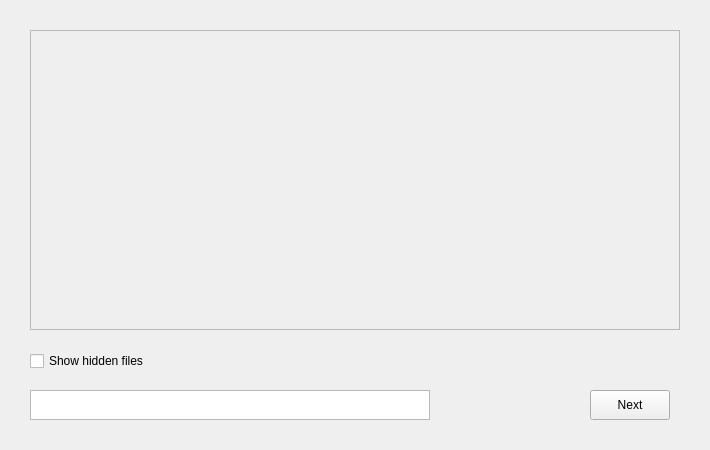
<?xml version="1.0" encoding="UTF-8"?>
<ui version="4.0">
 <class>Picker</class>
 <widget class="QWidget" name="Picker">
  <property name="geometry">
   <rect>
    <x>0</x>
    <y>0</y>
    <width>710</width>
    <height>450</height>
   </rect>
  </property>
  <widget class="QTextEdit" name="Path">
   <property name="geometry">
    <rect>
     <x>30</x>
     <y>390</y>
     <width>400</width>
     <height>30</height>
    </rect>
   </property>
  </widget>
  <widget class="QPushButton" name="ImportButton">
   <property name="geometry">
    <rect>
     <x>590</x>
     <y>390</y>
     <width>80</width>
     <height>30</height>
    </rect>
   </property>
   <property name="cursor">
    <cursorShape>PointingHandCursor</cursorShape>
   </property>
   <property name="text">
    <string>Next</string>
   </property>
  </widget>
  <widget class="QScrollArea" name="ScrollArea">
   <property name="geometry">
    <rect>
     <x>30</x>
     <y>30</y>
     <width>650</width>
     <height>300</height>
    </rect>
   </property>
   <property name="widgetResizable">
    <bool>true</bool>
   </property>
   <widget class="QWidget" name="Files">
    <property name="geometry">
     <rect>
      <x>0</x>
      <y>0</y>
      <width>648</width>
      <height>298</height>
     </rect>
    </property>
   </widget>
  </widget>
  <widget class="QCheckBox" name="ShowHidden">
   <property name="geometry">
    <rect>
     <x>30</x>
     <y>350</y>
     <width>131</width>
     <height>22</height>
    </rect>
   </property>
   <property name="text">
    <string>Show hidden files</string>
   </property>
  </widget>
 </widget>
 <resources/>
 <connections/>
</ui>
